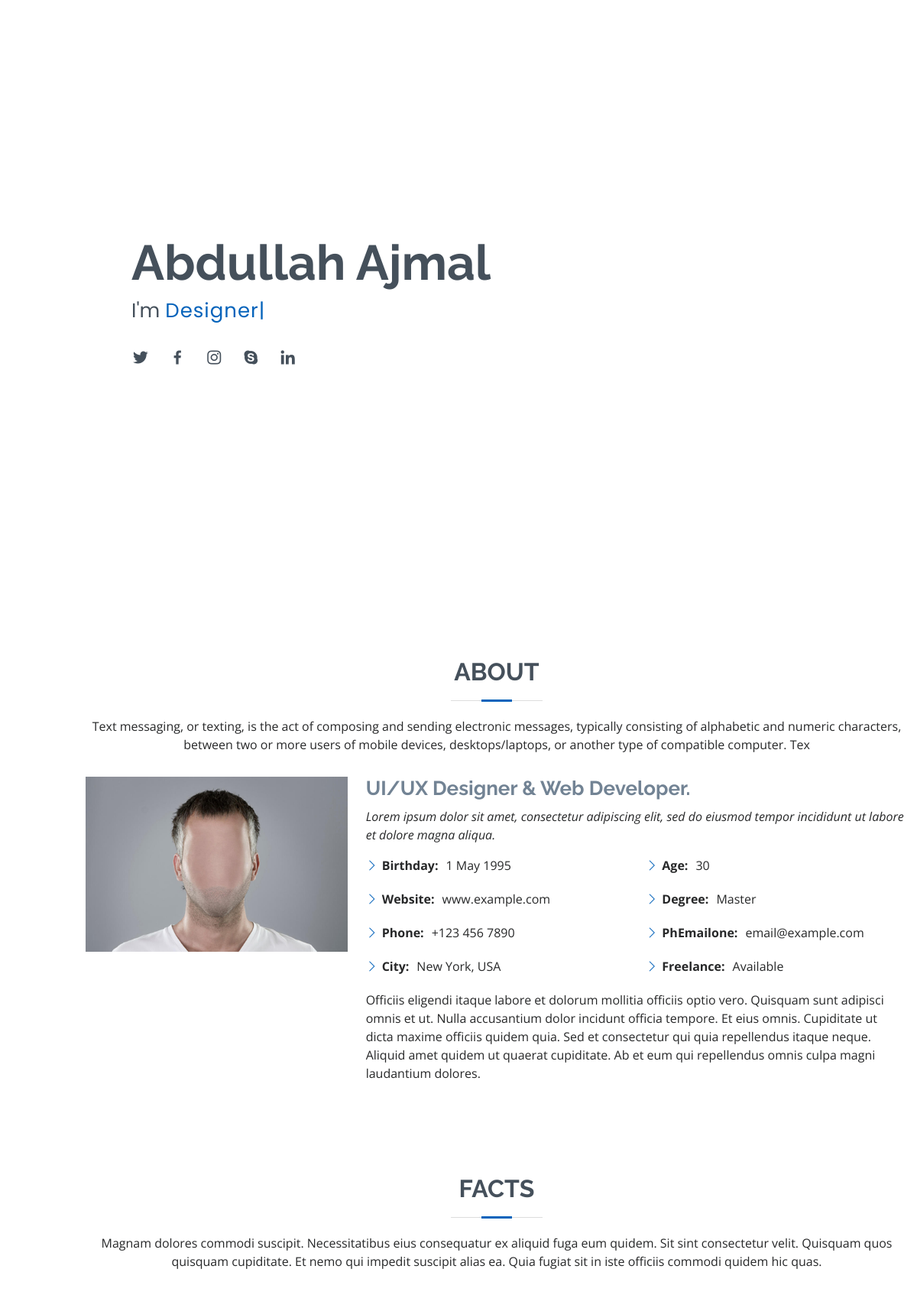
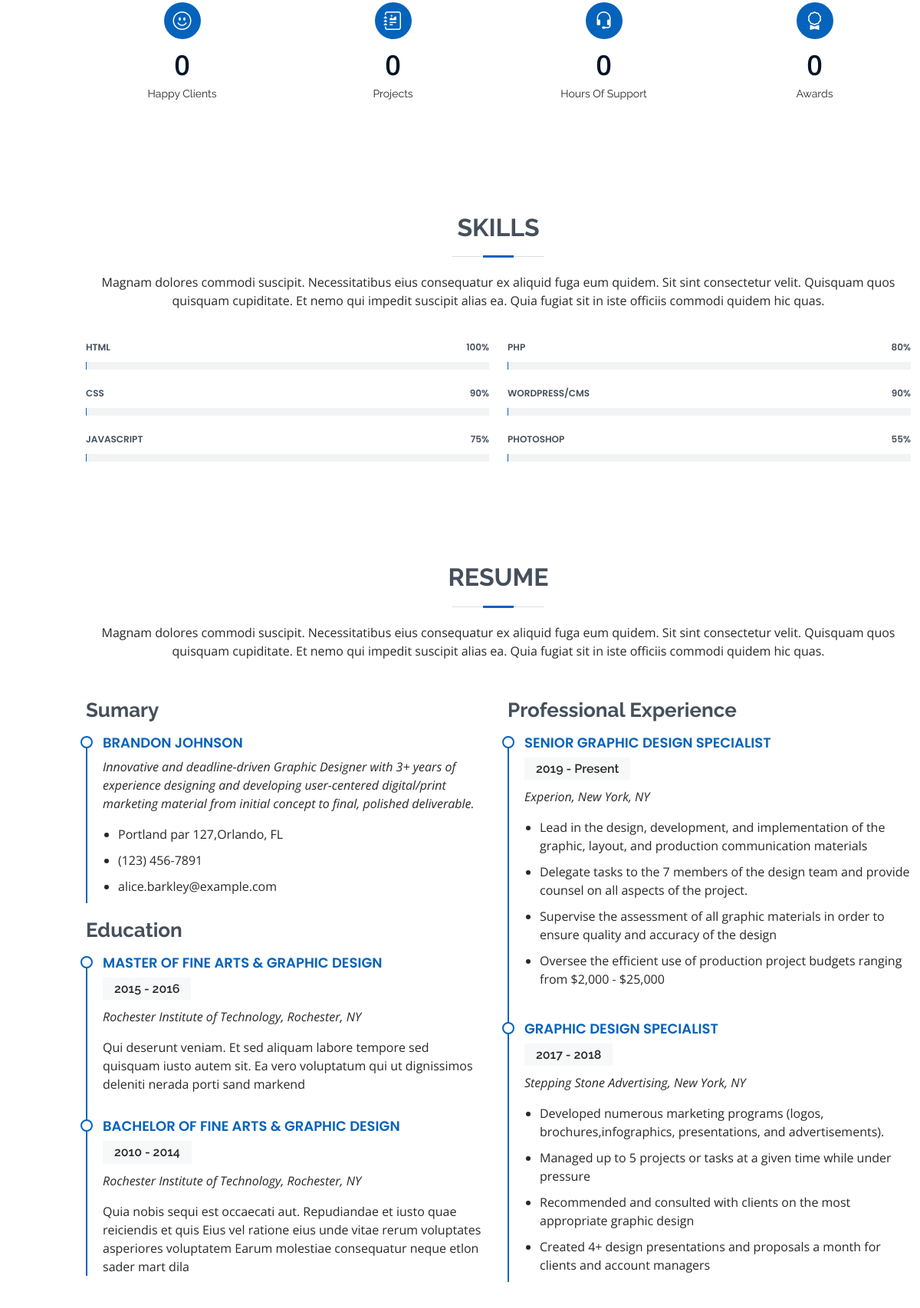
The page / (upper part) on the database its author committed (2 pictures, top to bottom).
### ReumeData/models.py (models this page shows, shortened)
class data(models.Model):
    name= models.CharField(max_length=50, blank=True)
    about_me=models.CharField(max_length=250, blank= True)
    about_image = models.ImageField(upload_to= 'photos/about', blank=True)

### ReumeData/views.py (the view)
# urls.py: path('',views.test)
def test(request):
    datas = data.objects.all()
    context ={'data': datas}
    return render(request,'Cv/index.html', context)

### template/CV/index.html (shortened to what this page needs)
{%load static%}
<!DOCTYPE html>
<html lang="en">
<head>
  <link href="{% static 'vendor/aos/aos.css' %}" rel="stylesheet">
  <link href="{% static 'vendor/bootstrap/css/bootstrap.min.css' %}" rel="stylesheet">
  <link href="{% static 'vendor/bootstrap-icons/bootstrap-icons.css' %}" rel="stylesheet">
  <link href="{% static 'vendor/boxicons/css/boxicons.min.css' %}" rel="stylesheet">
  <link href="{% static 'vendor/glightbox/css/glightbox.min.css' %}" rel="stylesheet">
  <link href="{% static 'vendor/swiper/swiper-bundle.min.css' %}" rel="stylesheet">
  <link href="{% static 'css/style.css' %}" rel="stylesheet">
</head>
<body>
  <header id="header" class="d-flex flex-column justify-content-center">
  </header>
{% for i in data %}
  <section id="hero" class="d-flex flex-column justify-content-center" >
    <div class="container" data-aos="zoom-in" data-aos-delay="100">
      <h1>{{i.name}}</h1>
      <p>I'm <span class="typed" data-typed-items="Designer, Developer, Freelancer, Photographer"></span></p>
      <div class="social-links">
        <a href="#" class="twitter"><i class="bx bxl-twitter"></i></a>
        <a href="#" class="facebook"><i class="bx bxl-facebook"></i></a>
        <a href="#" class="instagram"><i class="bx bxl-instagram"></i></a>
        <a href="#" class="google-plus"><i class="bx bxl-skype"></i></a>
        <a href="#" class="linkedin"><i class="bx bxl-linkedin"></i></a>
      </div>
    </div>
  </section>
  <main id="main">
    <section id="about" class="about">
      <div class="container" data-aos="fade-up">
        <div class="section-title">
          <h2>About</h2>
          <p> {{ i.about_me }} </p>
        </div>
        <div class="row">
          <div class="col-lg-4">
            <img src="{{ i.about_image.url }}" class="img-fluid" alt="">
          </div>
          <div class="col-lg-8 pt-4 pt-lg-0 content">
            <h3>UI/UX Designer &amp; Web Developer.</h3>
            <p class="fst-italic">
              Lorem ipsum dolor sit amet, consectetur adipiscing elit, sed do eiusmod tempor incididunt ut labore et dolore
              magna aliqua.
            </p>
            <div class="row">
              <div class="col-lg-6">
                <ul>
                  <li><i class="bi bi-chevron-right"></i> <strong>Birthday:</strong> <span>1 May 1995</span></li>
                  <li><i class="bi bi-chevron-right"></i> <strong>Website:</strong> <span>www.example.com</span></li>
                  <li><i class="bi bi-chevron-right"></i> <strong>Phone:</strong> <span>+123 456 7890</span></li>
                  <li><i class="bi bi-chevron-right"></i> <strong>City:</strong> <span>New York, USA</span></li>
                </ul>
              </div>
              <div class="col-lg-6">
                <ul>
                  <li><i class="bi bi-chevron-right"></i> <strong>Age:</strong> <span>30</span></li>
                  <li><i class="bi bi-chevron-right"></i> <strong>Degree:</strong> <span>Master</span></li>
                  <li><i class="bi bi-chevron-right"></i> <strong>PhEmailone:</strong> <span>email@example.com</span></li>
                  <li><i class="bi bi-chevron-right"></i> <strong>Freelance:</strong> <span>Available</span></li>
                </ul>
              </div>
            </div>
            <p>
              Officiis eligendi itaque labore et dolorum mollitia officiis optio vero. Quisquam sunt adipisci omnis et ut. Nulla accusantium dolor incidunt officia tempore. Et eius omnis.
              Cupiditate ut dicta maxime officiis quidem quia. Sed et consectetur qui quia repellendus itaque neque. Aliquid amet quidem ut quaerat cupiditate. Ab et eum qui repellendus omnis culpa magni laudantium dolores.
            </p>
          </div>
        </div>
      </div>
    </section>
{% endfor %}
    <section id="facts" class="facts">
      <div class="container" data-aos="fade-up">
        <div class="section-title">
          <h2>Facts</h2>
          <p>Magnam dolores commodi suscipit. Necessitatibus eius consequatur ex aliquid fuga eum quidem. Sit sint consectetur velit. Quisquam quos quisquam cupiditate. Et nemo qui impedit suscipit alias ea. Quia fugiat sit in iste officiis commodi quidem hic quas.</p>
        </div>
        <div class="row">
          <div class="col-lg-3 col-md-6">
            <div class="count-box">
              <i class="bi bi-emoji-smile"></i>
              <span data-purecounter-start="0" data-purecounter-end="232" data-purecounter-duration="1" class="purecounter"></span>
              <p>Happy Clients</p>
            </div>
          </div>
          <div class="col-lg-3 col-md-6 mt-5 mt-md-0">
            <div class="count-box">
              <i class="bi bi-journal-richtext"></i>
              <span data-purecounter-start="0" data-purecounter-end="521" data-purecounter-duration="1" class="purecounter"></span>
              <p>Projects</p>
            </div>
          </div>
          <div class="col-lg-3 col-md-6 mt-5 mt-lg-0">
            <div class="count-box">
              <i class="bi bi-headset"></i>
              <span data-purecounter-start="0" data-purecounter-end="1463" data-purecounter-duration="1" class="purecounter"></span>
              <p>Hours Of Support</p>
            </div>
          </div>
          <div class="col-lg-3 col-md-6 mt-5 mt-lg-0">
            <div class="count-box">
              <i class="bi bi-award"></i>
              <span data-purecounter-start="0" data-purecounter-end="25" data-purecounter-duration="1" class="purecounter"></span>
              <p>Awards</p>
            </div>
          </div>
        </div>
      </div>
    </section>
    <section id="skills" class="skills section-bg">
      <div class="container" data-aos="fade-up">
        <div class="section-title">
          <h2>Skills</h2>
          <p>Magnam dolores commodi suscipit. Necessitatibus eius consequatur ex aliquid fuga eum quidem. Sit sint consectetur velit. Quisquam quos quisquam cupiditate. Et nemo qui impedit suscipit alias ea. Quia fugiat sit in iste officiis commodi quidem hic quas.</p>
        </div>
        <div class="row skills-content">
          <div class="col-lg-6">
            <div class="progress">
              <span class="skill">HTML <i class="val">100%</i></span>
              <div class="progress-bar-wrap">
              </div>
            </div>
            <div class="progress">
              <span class="skill">CSS <i class="val">90%</i></span>
              <div class="progress-bar-wrap">
              </div>
            </div>
            <div class="progress">
              <span class="skill">JavaScript <i class="val">75%</i></span>
              <div class="progress-bar-wrap">
              </div>
            </div>
          </div>
          <div class="col-lg-6">
            <div class="progress">
              <span class="skill">PHP <i class="val">80%</i></span>
              <div class="progress-bar-wrap">
              </div>
            </div>
            <div class="progress">
              <span class="skill">WordPress/CMS <i class="val">90%</i></span>
              <div class="progress-bar-wrap">
              </div>
            </div>
            <div class="progress">
              <span class="skill">Photoshop <i class="val">55%</i></span>
              <div class="progress-bar-wrap">
              </div>
            </div>
          </div>
        </div>
      </div>
    </section>
    <section id="resume" class="resume">
      <div class="container" data-aos="fade-up">
        <div class="section-title">
          <h2>Resume</h2>
          <p>Magnam dolores commodi suscipit. Necessitatibus eius consequatur ex aliquid fuga eum quidem. Sit sint consectetur velit. Quisquam quos quisquam cupiditate. Et nemo qui impedit suscipit alias ea. Quia fugiat sit in iste officiis commodi quidem hic quas.</p>
        </div>
        <div class="row">
          <div class="col-lg-6">
            <h3 class="resume-title">Sumary</h3>
            <div class="resume-item pb-0">
              <h4>Brandon Johnson</h4>
              <p><em>Innovative and deadline-driven Graphic Designer with 3+ years of experience designing and developing user-centered digital/print marketing material from initial concept to final, polished deliverable.</em></p>
              <ul>
                <li>Portland par 127,Orlando, FL</li>
                <li>(123) 456-7891</li>
                <li>alice.barkley@example.com</li>
              </ul>
            </div>
            <h3 class="resume-title">Education</h3>
            <div class="resume-item">
              <h4>Master of Fine Arts &amp; Graphic Design</h4>
              <h5>2015 - 2016</h5>
              <p><em>Rochester Institute of Technology, Rochester, NY</em></p>
              <p>Qui deserunt veniam. Et sed aliquam labore tempore sed quisquam iusto autem sit. Ea vero voluptatum qui ut dignissimos deleniti nerada porti sand markend</p>
            </div>
            <div class="resume-item">
              <h4>Bachelor of Fine Arts &amp; Graphic Design</h4>
              <h5>2010 - 2014</h5>
              <p><em>Rochester Institute of Technology, Rochester, NY</em></p>
              <p>Quia nobis sequi est occaecati aut. Repudiandae et iusto quae reiciendis et quis Eius vel ratione eius unde vitae rerum voluptates asperiores voluptatem Earum molestiae consequatur neque etlon sader mart dila</p>
            </div>
          </div>
          <div class="col-lg-6">
            <h3 class="resume-title">Professional Experience</h3>
            <div class="resume-item">
              <h4>Senior graphic design specialist</h4>
              <h5>2019 - Present</h5>
              <p><em>Experion, New York, NY </em></p>
              <ul>
                <li>Lead in the design, development, and implementation of the graphic, layout, and production communication materials</li>
                <li>Delegate tasks to the 7 members of the design team and provide counsel on all aspects of the project. </li>
                <li>Supervise the assessment of all graphic materials in order to ensure quality and accuracy of the design</li>
                <li>Oversee the efficient use of production project budgets ranging from $2,000 - $25,000</li>
              </ul>
            </div>
            <div class="resume-item">
              <h4>Graphic design specialist</h4>
              <h5>2017 - 2018</h5>
              <p><em>Stepping Stone Advertising, New York, NY</em></p>
              <ul>
                <li>Developed numerous marketing programs (logos, brochures,infographics, presentations, and advertisements).</li>
                <li>Managed up to 5 projects or tasks at a given time while under pressure</li>
                <li>Recommended and consulted with clients on the most appropriate graphic design</li>
                <li>Created 4+ design presentations and proposals a month for clients and account managers</li>
              </ul>
            </div>
          </div>
        </div>
      </div>
    </section>
  </main>
</body>
</html>

### static/css/style.css (style rules this page uses)
body { font-family: "Open Sans", sans-serif; color: #272829; }
a { color: #0563bb; text-decoration: none; }
h1, h2, h3, h4, h5, h6 { font-family: "Raleway", sans-serif; }
#header { position: fixed; top: 0; left: 0; bottom: 0; z-index: 9997; transition: all 0.5s; padding: 15px; overflow-y: auto; }
@media (min-width: 992px) { #main { margin-left: 100px; } }
#hero { width: 100%; height: 100vh; background-size: cover; position: relative; }
@media (min-width: 992px) { #hero { padding-left: 160px; } }
#hero:before { content: ""; background: rgba(255, 255, 255, 0.8); position: absolute; bottom: 0; top: 0; left: 0; right: 0; }
#hero h1 { margin: 0; font-size: 64px; font-weight: 700; line-height: 56px; color: #45505b; }
#hero p { color: #45505b; margin: 15px 0 0 0; font-size: 26px; font-family: "Poppins", sans-serif; }
#hero p span { color: #0563bb; letter-spacing: 1px; }
#hero .social-links { margin-top: 30px; }
#hero .social-links a { font-size: 24px; display: inline-block; color: #45505b; line-height: 1; margin-right: 20px; transition: 0.3s; }
section { padding: 60px 0; overflow: hidden; }
.section-title { text-align: center; padding-bottom: 30px; }
.section-title h2 { font-size: 32px; font-weight: bold; text-transform: uppercase; margin-bottom: 20px; padding-bottom: 20px; position: relative; color: #45505b; }
.section-title h2::before { content: ""; position: absolute; display: block; width: 120px; height: 1px; background: #ddd; bottom: 1px; left: calc(50% - 60px); }
.section-title h2::after { content: ""; position: absolute; display: block; width: 40px; height: 3px; background: #0563bb; bottom: 0; left: calc(50% - 20px); }
.section-title p { margin-bottom: 0; }
.about .content h3 { font-weight: 700; font-size: 26px; color: #728394; }
.about .content ul { list-style: none; padding: 0; }
.about .content ul li { margin-bottom: 20px; display: flex; align-items: center; }
.about .content ul strong { margin-right: 10px; }
.about .content ul i { font-size: 16px; margin-right: 5px; color: #0563bb; line-height: 0; }
.about .content p:last-child { margin-bottom: 0; }
.facts .count-box { padding: 30px 30px 25px 30px; margin-top: 30px; width: 100%; position: relative; text-align: center; background: #fff; }
.facts .count-box i { position: absolute; top: -25px; left: 50%; transform: translateX(-50%); font-size: 24px; background: #0563bb; color: #fff; border-radius: 50px; display: inline-flex; align-items: center; justify-content: center; width: 48px; height: 48px; }
.facts .count-box span { font-size: 36px; display: block; font-weight: 600; color: #011426; }
.facts .count-box p { padding: 0; margin: 0; font-family: "Raleway", sans-serif; font-size: 14px; }
.skills .progress { height: 60px; display: block; background: none; border-radius: 0; }
.skills .progress .skill { padding: 10px 0; margin: 0; text-transform: uppercase; display: block; font-weight: 600; font-family: "Poppins", sans-serif; color: #45505b; }
.skills .progress .skill .val { float: right; font-style: normal; }
.skills .progress-bar-wrap { background: #f2f3f5; }
.resume .resume-title { font-size: 26px; font-weight: 700; margin-top: 20px; margin-bottom: 20px; color: #45505b; }
.resume .resume-item { padding: 0 0 20px 20px; margin-top: -2px; border-left: 2px solid #0563bb; position: relative; }
.resume .resume-item h4 { line-height: 18px; font-size: 18px; font-weight: 600; text-transform: uppercase; font-family: "Poppins", sans-serif; color: #0563bb; margin-bottom: 10px; }
.resume .resume-item h5 { font-size: 16px; background: #f7f8f9; padding: 5px 15px; display: inline-block; font-weight: 600; margin-bottom: 10px; }
.resume .resume-item ul { padding-left: 20px; }
.resume .resume-item ul li { padding-bottom: 10px; }
.resume .resume-item:last-child { padding-bottom: 0; }
.resume .resume-item::before { content: ""; position: absolute; width: 16px; height: 16px; border-radius: 50px; left: -9px; top: 0; background: #fff; border: 2px solid #0563bb; }

### rows shown on the page
data: name "Abdullah Ajmal", about_me "Text messaging, or texting, is the act of composing and sending electronic messages, typically consisting of alphabetic and numeric characters, between two or more users of mobile devices, desktops/laptops, or another type of compatible computer. Tex", about_image (picture)
